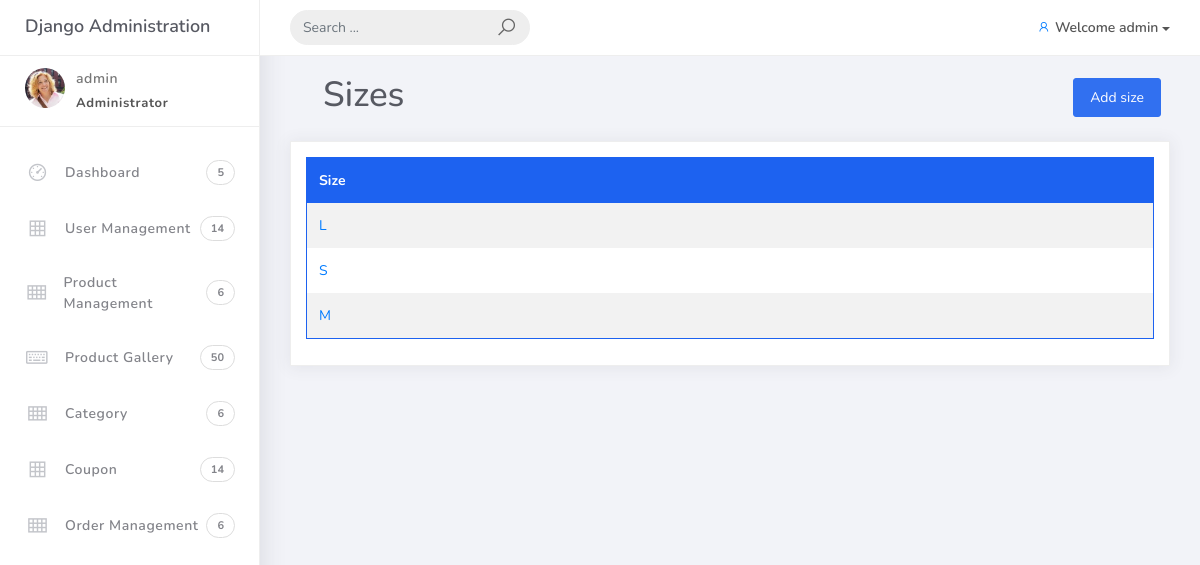
The app's page /customadmin/size (signed in) with its own data.
### accounts/models.py (models this page shows, shortened)
class Account(AbstractBaseUser):
    first_name = models.CharField(max_length=50)
    last_name = models.CharField(max_length=50)
    username = models.CharField(max_length=50, unique=True)
    email = models.EmailField(max_length=100, unique=True)
    phone_number = models.CharField(max_length=15, default='')
    address_line_1 = models.CharField(max_length=200, blank=True)
    address_line_2 = models.CharField(max_length=200, blank=True)
    profile_picture = models.ImageField(blank=True, upload_to='userprofile')
    city = models.CharField(max_length=20, blank=True)
    state = models.CharField(max_length=20, blank=True)
    country = models.CharField(max_length=20, blank=True)
    wallet= models.DecimalField(max_digits=10, decimal_places=2, default=0.00)
    date_joined = models.DateTimeField(auto_now_add=True)
    last_login = models.DateTimeField(auto_now_add=True)
    is_active = models.BooleanField(default=True)
    is_admin = models.BooleanField(default=False)
    is_staff = models.BooleanField(default=False)
    is_superadmin = models.BooleanField(default=False)
    is_verified = models.BooleanField(default=False)
    is_blocked = models.BooleanField(default=False)
    USERNAME_FIELD = 'email'
    REQUIRED_FIELDS = ['username', 'first_name', 'last_name']
    objects = MyAccountManager()

### store/models.py (models this page shows, shortened)
class Size(models.Model):
    size = models.CharField(max_length=100, unique=True)

### customadmin/views.py (the view)
# urls.py: path('size', views.size, name='size'),
@user_passes_test(user_is_admin, login_url='/customadmin/admin_login')
@login_required(login_url='/customadmin/admin_login')
@never_cache
def size(request):
    sizes = Size.objects.all().order_by('-id')
    context = {
        'sizes':sizes,
    }
    return render(request,'admin/size.html', context)

### carts/context_processors.py (called while the page is built, shortened)
def counter(request):
    cart_count = 0
    if 'admin' in request.path:
        return {}
    return dict(cart_count=cart_count)

def wishlist_counter(request):
    wishlist_count = 0
    if 'admin' in request.path:
        return {}
    return {'wishlist_count': wishlist_count}

### category/context_processors.py (called while the page is built)
def menu_links(request):
    links = Category.objects.all()
    return dict(links=links)

### customadmin/views.py (called while the page is built)
def user_is_admin(user):
    return  user.is_staff

### templates/admin/size.html
{% extends "admin/base1.html" %}
{% block content %}
<div class="ml-5">
    <div class="row ">
        <div class="col float-left">
            <h3>Sizes</h3>
        </div>
        <div class="col float-right m-4">
            <a href="{% url 'add_size' %}"><button type='submit' class="btn btn-primary float-right ">Add size</button></a>
        </div>
    </div>
</div>
<div class="col">
    <div class="card">
        <div class="card-body">
            <table class="table table-head-bg-primary table-striped table-hover">
                <thead>
                    <tr>
                        <th scope="col">Size</th>
                    </tr>
                </thead>
                <tbody>
                    {% for size in sizes %}
                    <tr>
                        <td><a href="{% url "add_size" %}">{{ size.size | upper }}</a></td>
                    </tr>
                    {% endfor %}
                </tbody>
            </table>
        </div>
    </div>
</div>
{% endblock content %}

### templates/admin/admin_nav.html (shortened to what this page needs)
{% load static %}
<div class="wrapper">
    <div class="main-header">
        <div class="logo-header">
            <a href="index.html" class="logo">
                Django Administration
            </a>
        </div>
        <nav class="navbar navbar-header navbar-expand-lg">
            <div class="container-fluid">
                <form class="navbar-left navbar-form nav-search mr-md-3" action="">
                    <div class="input-group">
                        <input type="text" placeholder="Search ..." class="form-control">
                        <div class="input-group-append">
                            <span class="input-group-text">
                                <i class="la la-search search-icon"></i>
                            </span>
                        </div>
                    </div>
                </form>
                <ul class="navbar-nav topbar-nav ml-md-auto align-items-center">
                    <li class="nav-item dropdown show">
                        <a class="dropdown-toggle profile-pic" data-toggle="dropdown" href="#" aria-expanded="false">
                            {% if usre.image %}
                            <img src="{{ user.image }}" width="36"
                            class="img-circle">
                            {% else %}
                            <i class="la la-user"></i>
                            {% endif %}
                           <span class='p-0'>Welcome {{ user.username }}</span> </a>
                    </li>
                </ul>
            </div>
        </nav>
    </div>
    <div class="sidebar">
        <div class="scrollbar-inner sidebar-wrapper">
            <div class="user">
                {% if user.profile_picture %}
                <div class="photo">
                </div>
                {% endif %}
                <div class="info">
                    <a data-toggle="collapse" href="#collapseExample" aria-expanded="true">
                        <span>
                            {{ user.username }}
                            <span class="user-level">Administrator</span>
                        </span>
                    </a>
                </div>
            </div>
            <ul class="nav">
                <li class="nav-item {% if request.path == '/admin_dashboard/' %}active{% endif %}">
                    <a href="{% url 'admin_dashboard' %}">
                        <i class="la la-dashboard"></i>
                        <p>Dashboard</p>
                        <span class="badge badge-count">5</span>
                    </a>
                </li>
                <li class="nav-item {% if request.path == '/user_management/' %}active{% endif %} ">
                    <a href="{% url 'user_management' %}">
                        <i class="la la-table"></i>
                        <p>User Management</p>
                        <span class="badge badge-count">14</span>
                    </a>
                </li>
                <li class="nav-item">
                    <a data-toggle="collapse" href="#collapseCategory" aria-expanded="false">
                        <i class="la la-th"></i>
                        <p>Product Management</p>
                        <span class="badge badge-count">6</span>
                    </a>
                </li>
                <li class="nav-item {% if request.path == '/prod_gallery/' %}active{% endif %}">
                    <a href="{% url 'prod_gallery' %}">
                        <i class="la la-keyboard-o"></i>
                        <p>Product Gallery</p>
                        <span class="badge badge-count">50</span>
                    </a>
                </li>
                <li class="nav-item {% if request.path == '/category/' %}active{% endif %}">
                    <a href="{% url 'category' %}">
                        <i class="la la-th"></i>
                        <p>Category</p>
                        <span class="badge badge-count">6</span>
                    </a>
                </li>
                <li class="nav-item {% if request.path == '/coupon/' %}active{% endif %} ">
                    <a href="{% url 'coupon' %}">
                        <i class="la la-table"></i>
                        <p>Coupon </p>
                        <span class="badge badge-count">14</span>
                    </a>
                </li>
                <li class="nav-item ">
                    <a data-toggle="collapse" href="#collapseOrder" aria-expanded="false">
                        <i class="la la-th"></i>
                        <p>Order Management</p>
                        <span class="badge badge-count">6</span>
                    </a>
                </li>
            </ul>
        </div>
    </div>

### records on screen
Account: username "admin"
Size: size "L"
Size: size "S"
Size: size "M"
